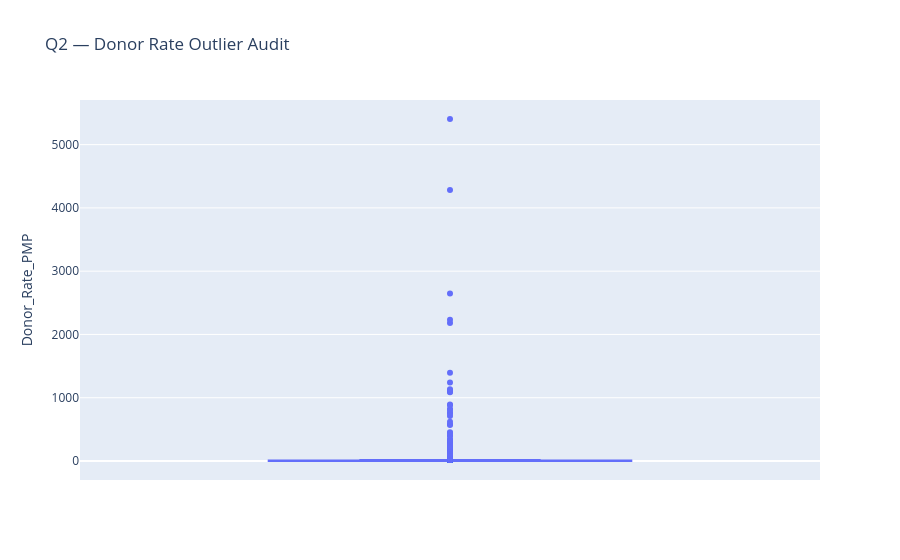

Notebook source saved alongside this figure:
### Markdown cell above
### Q2. How many records are inconsistent or implausible, and how should they be handled?
**Method:** audit exact duplicates, duplicate country-year-organ keys, years outside 2010–2025, inconsistent labels, nonpositive/implausible rates and IQR outliers. Flag first; do not silently delete valid extremes.

### Code cell
key_cols = [c for c in ["Country","Year","Organ"] if c in df.columns]
exact_dupes = int(df.duplicated().sum())
key_dupes = int(df.duplicated(key_cols, keep=False).sum()) if len(key_cols)==3 else None
year_bad = df["Year"].notna() & ~df["Year"].between(2010,2025)
label_issues = {}
for c in ["Country","Continent","Organ","Can_Living_Donate"]:
    if c in df.columns:
        s = df[c].dropna().astype(str)
        label_issues[c] = int(((s != s.str.strip()) | (s.str.lower()!=s)).sum())
rate = pd.to_numeric(df["Donor_Rate_PMP"], errors="coerce")
q1,q3 = rate.quantile([.25,.75]); iqr=q3-q1
iqr_outliers = rate.notna() & ((rate < q1-1.5*iqr) | (rate > q3+1.5*iqr))
audit = pd.DataFrame({"Issue":["Exact duplicate rows","Duplicate Country-Year-Organ rows (all involved rows)","Years outside 2010–2025","Donor rate IQR outliers"],
                      "Count":[exact_dupes,key_dupes,int(year_bad.sum()),int(iqr_outliers.sum())]})
display(audit)
display(pd.Series(label_issues, name="Potential case/whitespace issues").to_frame())
fig = px.box(df, y="Donor_Rate_PMP", points="outliers", title="Q2 — Donor Rate Outlier Audit")
fig.show()
# Standardize category whitespace/case for analysis; preserve raw copy above for audit trail.
for c in ["Country","Continent","Organ","Can_Living_Donate"]:
    if c in df.columns:
        df[c] = df[c].astype("string").str.strip()
# Normalize continent case to title case; country and organ title-casing can change official names, so only strip whitespace.
if "Continent" in df.columns:
    df["Continent"] = df["Continent"].str.title()
# Keep a documented analysis dataset: exact duplicates removed, year validity flagged rather than automatically dropped.
df = df.drop_duplicates().copy()
print("Analysis rows after exact-duplicate removal:", len(df))

### Figure 1 — Plotly figure (JSON) as saved in the notebook; plotly's stock layout.template omitted (floating-point values rounded to 4 significant figures; data arrays with more than 128 entries replaced by an {"elided": "..."} marker saying what was removed)
{"data": [{"alignmentgroup": "True", "boxpoints": "outliers", "hovertemplate": "Donor_Rate_PMP=%{y}<extra></extra>", "legendgroup": "", "marker": {"color": "#636efa"}, "name": "", "notched": false, "offsetgroup": "", "orientation": "v", "showlegend": false, "type": "box", "x0": " ", "xaxis": "x", "y": {"elided": "2132 float values"}, "y0": " ", "yaxis": "y"}], "layout": {"boxmode": "group", "legend": {"tracegroupgap": 0}, "title": {"text": "Q2 — Donor Rate Outlier Audit"}, "xaxis": {"anchor": "y", "domain": [0, 1]}, "yaxis": {"anchor": "x", "domain": [0, 1], "title": {"text": "Donor_Rate_PMP"}}}}
